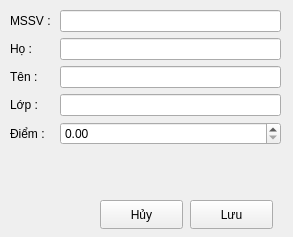
<?xml version="1.0" encoding="UTF-8"?>
<ui version="4.0">
 <class>updateui</class>
 <widget class="QWidget" name="updateui">
  <property name="geometry">
   <rect>
    <x>0</x>
    <y>0</y>
    <width>293</width>
    <height>237</height>
   </rect>
  </property>
  <property name="windowTitle">
   <string>Form</string>
  </property>
  <widget class="QWidget" name="formLayoutWidget">
   <property name="geometry">
    <rect>
     <x>10</x>
     <y>10</y>
     <width>271</width>
     <height>181</height>
    </rect>
   </property>
   <layout class="QFormLayout" name="formLayout">
    <item row="0" column="0">
     <widget class="QLabel" name="labelMssv">
      <property name="text">
       <string>MSSV : </string>
      </property>
     </widget>
    </item>
    <item row="1" column="0">
     <widget class="QLabel" name="labelHo">
      <property name="text">
       <string>Họ : </string>
      </property>
     </widget>
    </item>
    <item row="2" column="0">
     <widget class="QLabel" name="labelTen">
      <property name="text">
       <string>Tên : </string>
      </property>
     </widget>
    </item>
    <item row="3" column="0">
     <widget class="QLabel" name="labelLop">
      <property name="text">
       <string>Lớp : </string>
      </property>
     </widget>
    </item>
    <item row="4" column="0">
     <widget class="QLabel" name="labelDiem">
      <property name="text">
       <string>Điểm : </string>
      </property>
     </widget>
    </item>
    <item row="0" column="1">
     <widget class="QLineEdit" name="lineEditMssv"/>
    </item>
    <item row="1" column="1">
     <widget class="QLineEdit" name="lineEditHo"/>
    </item>
    <item row="2" column="1">
     <widget class="QLineEdit" name="lineEditTen"/>
    </item>
    <item row="3" column="1">
     <widget class="QLineEdit" name="lineEditLop"/>
    </item>
    <item row="4" column="1">
     <widget class="QDoubleSpinBox" name="doubleSpinBoxDiem"/>
    </item>
   </layout>
  </widget>
  <widget class="QPushButton" name="pushButtonCancel">
   <property name="geometry">
    <rect>
     <x>100</x>
     <y>200</y>
     <width>83</width>
     <height>29</height>
    </rect>
   </property>
   <property name="text">
    <string>Hủy</string>
   </property>
  </widget>
  <widget class="QPushButton" name="pushButtonSave">
   <property name="geometry">
    <rect>
     <x>190</x>
     <y>200</y>
     <width>83</width>
     <height>29</height>
    </rect>
   </property>
   <property name="text">
    <string>Lưu</string>
   </property>
  </widget>
 </widget>
 <resources/>
 <connections/>
</ui>
